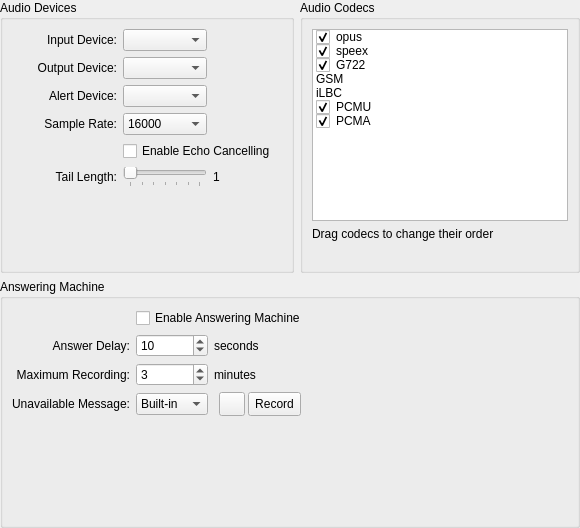
      <widget class="QWidget" name="audio_page">
       <layout class="QGridLayout" name="audio_layout">
        <property name="leftMargin">
         <number>0</number>
        </property>
        <property name="topMargin">
         <number>0</number>
        </property>
        <property name="rightMargin">
         <number>0</number>
        </property>
        <property name="bottomMargin">
         <number>0</number>
        </property>
        <item row="0" column="0">
         <widget class="QGroupBox" name="audio_devices_group_box">
          <property name="title">
           <string>Audio Devices</string>
          </property>
          <layout class="QGridLayout" name="audio_devices_layout">
           <item row="0" column="0">
            <widget class="QLabel" name="audio_input_device_label">
             <property name="minimumSize">
              <size>
               <width>105</width>
               <height>0</height>
              </size>
             </property>
             <property name="text">
              <string>Input Device:</string>
             </property>
             <property name="alignment">
              <set>Qt::AlignRight|Qt::AlignTrailing|Qt::AlignVCenter</set>
             </property>
            </widget>
           </item>
           <item row="0" column="1">
            <widget class="QComboBox" name="audio_input_device_button"/>
           </item>
           <item row="6" column="0" colspan="4">
            <spacer name="audio_spacer_2">
             <property name="orientation">
              <enum>Qt::Vertical</enum>
             </property>
             <property name="sizeHint" stdset="0">
              <size>
               <width>20</width>
               <height>20</height>
              </size>
             </property>
            </spacer>
           </item>
           <item row="1" column="0">
            <widget class="QLabel" name="audio_output_device_label">
             <property name="text">
              <string>Output Device:</string>
             </property>
             <property name="alignment">
              <set>Qt::AlignRight|Qt::AlignTrailing|Qt::AlignVCenter</set>
             </property>
            </widget>
           </item>
           <item row="1" column="1">
            <widget class="QComboBox" name="audio_output_device_button"/>
           </item>
           <item row="2" column="0">
            <widget class="QLabel" name="audio_alert_device_label">
             <property name="text">
              <string>Alert Device:</string>
             </property>
             <property name="alignment">
              <set>Qt::AlignRight|Qt::AlignTrailing|Qt::AlignVCenter</set>
             </property>
            </widget>
           </item>
           <item row="2" column="1">
            <widget class="QComboBox" name="audio_alert_device_button"/>
           </item>
           <item row="3" column="0">
            <widget class="QLabel" name="audio_sample_rate_label">
             <property name="text">
              <string>Sample Rate:</string>
             </property>
             <property name="alignment">
              <set>Qt::AlignRight|Qt::AlignTrailing|Qt::AlignVCenter</set>
             </property>
            </widget>
           </item>
           <item row="3" column="1">
            <widget class="QComboBox" name="audio_sample_rate_button">
             <item>
              <property name="text">
               <string>16000</string>
              </property>
             </item>
             <item>
              <property name="text">
               <string>32000</string>
              </property>
             </item>
             <item>
              <property name="text">
               <string>44100</string>
              </property>
             </item>
             <item>
              <property name="text">
               <string>48000</string>
              </property>
             </item>
            </widget>
           </item>
           <item row="0" column="2">
            <spacer name="audio_spacer_1">
             <property name="orientation">
              <enum>Qt::Horizontal</enum>
             </property>
             <property name="sizeHint" stdset="0">
              <size>
               <width>10</width>
               <height>22</height>
              </size>
             </property>
            </spacer>
           </item>
           <item row="5" column="1">
            <widget class="QSlider" name="tail_length_slider">
             <property name="maximum">
              <number>30</number>
             </property>
             <property name="pageStep">
              <number>5</number>
             </property>
             <property name="orientation">
              <enum>Qt::Horizontal</enum>
             </property>
             <property name="tickPosition">
              <enum>QSlider::TicksBelow</enum>
             </property>
            </widget>
           </item>
           <item row="5" column="2">
            <widget class="QLabel" name="tail_length_value_label">
             <property name="text">
              <string>1</string>
             </property>
            </widget>
           </item>
           <item row="4" column="1" colspan="2">
            <widget class="QCheckBox" name="enable_echo_cancelling_button">
             <property name="text">
              <string>Enable Echo Cancelling</string>
             </property>
            </widget>
           </item>
           <item row="5" column="0">
            <widget class="QLabel" name="tail_length_label">
             <property name="text">
              <string>Tail Length:</string>
             </property>
             <property name="alignment">
              <set>Qt::AlignRight|Qt::AlignTrailing|Qt::AlignVCenter</set>
             </property>
            </widget>
           </item>
          </layout>
         </widget>
        </item>
        <item row="0" column="1">
         <widget class="QGroupBox" name="audio_codecs_group_box">
          <property name="title">
           <string>Audio Codecs</string>
          </property>
          <layout class="QVBoxLayout" name="audio_codecs_layout">
           <item>
            <widget class="QListWidget" name="audio_codecs_list">
             <property name="sizePolicy">
              <sizepolicy hsizetype="Preferred" vsizetype="Preferred">
               <horstretch>0</horstretch>
               <verstretch>0</verstretch>
              </sizepolicy>
             </property>
             <property name="horizontalScrollBarPolicy">
              <enum>Qt::ScrollBarAlwaysOff</enum>
             </property>
             <property name="dragEnabled">
              <bool>true</bool>
             </property>
             <property name="dragDropMode">
              <enum>QAbstractItemView::InternalMove</enum>
             </property>
             <item>
              <property name="text">
               <string>opus</string>
              </property>
              <property name="checkState">
               <enum>Checked</enum>
              </property>
             </item>
             <item>
              <property name="text">
               <string>speex</string>
              </property>
              <property name="checkState">
               <enum>Checked</enum>
              </property>
             </item>
             <item>
              <property name="text">
               <string>G722</string>
              </property>
              <property name="checkState">
               <enum>Checked</enum>
              </property>
             </item>
             <item>
              <property name="text">
               <string>GSM</string>
              </property>
              <property name="checkState">
               <enum>Unchecked</enum>
              </property>
             </item>
             <item>
              <property name="text">
               <string>iLBC</string>
              </property>
              <property name="checkState">
               <enum>Unchecked</enum>
              </property>
             </item>
             <item>
              <property name="text">
               <string>PCMU</string>
              </property>
              <property name="checkState">
               <enum>Checked</enum>
              </property>
             </item>
             <item>
              <property name="text">
               <string>PCMA</string>
              </property>
              <property name="checkState">
               <enum>Checked</enum>
              </property>
             </item>
            </widget>
           </item>
           <item>
            <widget class="QLabel" name="audio_codecs_note">
             <property name="text">
              <string>Drag codecs to change their order</string>
             </property>
            </widget>
           </item>
           <item>
            <spacer name="audio_codecs_spacer">
             <property name="orientation">
              <enum>Qt::Vertical</enum>
             </property>
             <property name="sizeHint" stdset="0">
              <size>
               <width>20</width>
               <height>20</height>
              </size>
             </property>
            </spacer>
           </item>
          </layout>
         </widget>
        </item>
        <item row="1" column="0" colspan="2">
         <widget class="QGroupBox" name="answering_machine_group_box">
          <property name="title">
           <string>Answering Machine</string>
          </property>
          <layout class="QGridLayout" name="answering_machine_layout">
           <item row="0" column="1" colspan="3">
            <widget class="QCheckBox" name="enable_answering_machine_button">
             <property name="text">
              <string>Enable Answering Machine</string>
             </property>
            </widget>
           </item>
           <item row="1" column="0">
            <widget class="QLabel" name="answer_delay_label">
             <property name="text">
              <string>Answer Delay:</string>
             </property>
             <property name="alignment">
              <set>Qt::AlignRight|Qt::AlignTrailing|Qt::AlignVCenter</set>
             </property>
            </widget>
           </item>
           <item row="1" column="1">
            <widget class="QSpinBox" name="answer_delay">
             <property name="specialValueText">
              <string>None</string>
             </property>
             <property name="maximum">
              <number>30</number>
             </property>
             <property name="value">
              <number>10</number>
             </property>
            </widget>
           </item>
           <item row="1" column="2">
            <widget class="QLabel" name="answer_delay_seconds_label">
             <property name="text">
              <string>seconds</string>
             </property>
            </widget>
           </item>
           <item row="1" column="3">
            <spacer name="answer_delay_spacer">
             <property name="orientation">
              <enum>Qt::Horizontal</enum>
             </property>
             <property name="sizeHint" stdset="0">
              <size>
               <width>40</width>
               <height>20</height>
              </size>
             </property>
            </spacer>
           </item>
           <item row="2" column="0">
            <widget class="QLabel" name="max_recording_label">
             <property name="text">
              <string>Maximum Recording:</string>
             </property>
             <property name="alignment">
              <set>Qt::AlignRight|Qt::AlignTrailing|Qt::AlignVCenter</set>
             </property>
            </widget>
           </item>
           <item row="2" column="1">
            <widget class="QSpinBox" name="max_recording">
             <property name="minimum">
              <number>1</number>
             </property>
             <property name="maximum">
              <number>30</number>
             </property>
             <property name="value">
              <number>3</number>
             </property>
            </widget>
           </item>
           <item row="2" column="2">
            <widget class="QLabel" name="max_recording_minutes_label">
             <property name="text">
              <string>minutes</string>
             </property>
            </widget>
           </item>
           <item row="3" column="0">
            <widget class="QLabel" name="unavailable_message_label">
             <property name="text">
              <string>Unavailable Message:</string>
             </property>
             <property name="alignment">
              <set>Qt::AlignRight|Qt::AlignTrailing|Qt::AlignVCenter</set>
             </property>
            </widget>
           </item>
           <item row="3" column="1">
            <widget class="QComboBox" name="unavailable_message_button">
             <item>
              <property name="text">
               <string>Built-in</string>
              </property>
             </item>
             <item>
              <property name="text">
               <string>Custom</string>
              </property>
             </item>
            </widget>
           </item>
           <item row="4" column="0" colspan="4">
            <spacer name="answering_machine_spacer">
             <property name="orientation">
              <enum>Qt::Vertical</enum>
             </property>
             <property name="sizeHint" stdset="0">
              <size>
               <width>20</width>
               <height>100</height>
              </size>
             </property>
            </spacer>
           </item>
           <item row="3" column="2">
            <widget class="QWidget" name="unavailable_message_buttons_widget" native="true">
             <layout class="QHBoxLayout" name="am_buttons_layout">
              <property name="spacing">
               <number>3</number>
              </property>
              <property name="leftMargin">
               <number>5</number>
              </property>
              <property name="topMargin">
               <number>0</number>
              </property>
              <property name="rightMargin">
               <number>0</number>
              </property>
              <property name="bottomMargin">
               <number>0</number>
              </property>
              <item>
               <widget class="QToolButton" name="unavailable_playback_button">
                <property name="minimumSize">
                 <size>
                  <width>26</width>
                  <height>24</height>
                 </size>
                </property>
                <property name="maximumSize">
                 <size>
                  <width>26</width>
                  <height>24</height>
                 </size>
                </property>
                <property name="text">
                 <string/>
                </property>
                <property name="icon">
                 <iconset>
                  <normaloff>icons/media-playback-start.svg</normaloff>icons/media-playback-start.svg</iconset>
                </property>
                <property name="iconSize">
                 <size>
                  <width>18</width>
                  <height>18</height>
                 </size>
                </property>
               </widget>
              </item>
              <item>
               <widget class="QToolButton" name="unavailable_record_button">
                <property name="minimumSize">
                 <size>
                  <width>0</width>
                  <height>24</height>
                 </size>
                </property>
                <property name="maximumSize">
                 <size>
                  <width>16777215</width>
                  <height>24</height>
                 </size>
                </property>
                <property name="text">
                 <string>Record</string>
                </property>
                <property name="icon">
                 <iconset>
                  <normaloff>icons/media-record.svg</normaloff>icons/media-record.svg</iconset>
                </property>
                <property name="iconSize">
                 <size>
                  <width>18</width>
                  <height>18</height>
                 </size>
                </property>
                <property name="toolButtonStyle">
                 <enum>Qt::ToolButtonTextBesideIcon</enum>
                </property>
               </widget>
              </item>
             </layout>
            </widget>
           </item>
          </layout>
         </widget>
        </item>
       </layout>
      </widget>
